Frame 1 (no input): blank canvas, image omitted
Frame 60 (the mouse pressed at the canvas centre just before this capture): blank canvas, image omitted
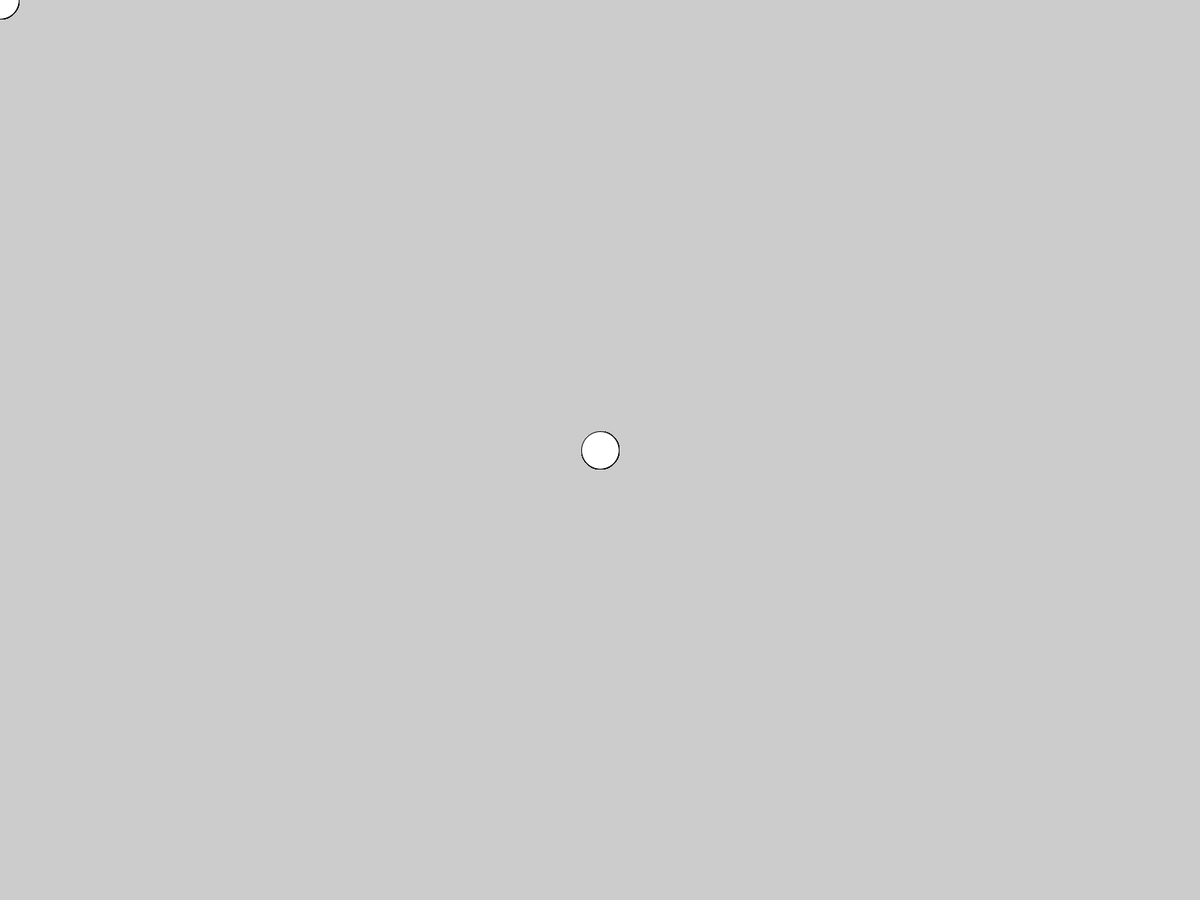
Frame 120 (the mouse held since frame 60 and released just before this capture)

The Processing sketch whose frames 1 and 60 were blank and that drew this single picture after the mouse press (run headless with seeded random() and noise(); from frame 60 on, the mouse is pressed at the canvas centre):

// Processing sketch: test
// ── test.pde
void setup() {
fullScreen();
}

void draw() {
ellipse(mouseX,mouseY,50,50);
}
